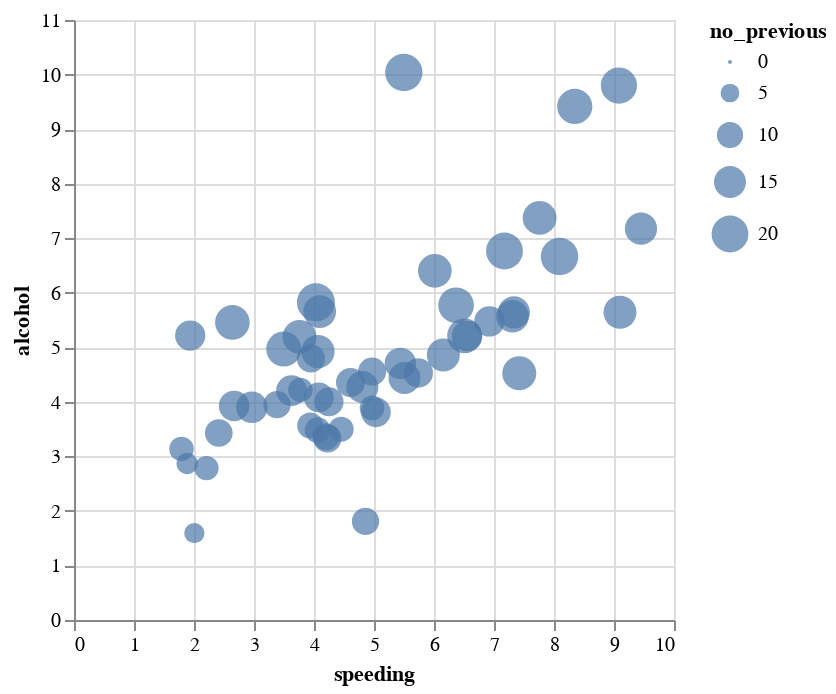

This figure's notebook cell:
### Markdown cell above
The values are the same. We have just changed the range of sizes.

We can do much the same in altair.

### Code cell
alt.Chart(df_crashes).mark_circle().encode(
    x='speeding',
    y='alcohol',
    size='no_previous'
)

### Figure 1 — Vega-Lite specification as saved in the notebook (floating-point values rounded to 4 significant figures)
{"config": {"view": {"continuousWidth": 300, "continuousHeight": 300}}, "data": {"name": "data-6660937d9412378e5c08851433397bb3"}, "mark": {"type": "circle"}, "encoding": {"size": {"field": "no_previous", "type": "quantitative"}, "x": {"field": "speeding", "type": "quantitative"}, "y": {"field": "alcohol", "type": "quantitative"}}, "$schema": "https://vega.github.io/schema/vega-lite/v5.20.1.json", "datasets": {"data-6660937d9412378e5c08851433397bb3": [{"total": 18.8, "speeding": 7.332, "alcohol": 5.64, "not_distracted": 18.05, "no_previous": 15.04, "ins_premium": 784.5, "ins_losses": 145.1, "abbrev": "AL"}, {"total": 18.1, "speeding": 7.421, "alcohol": 4.525, "not_distracted": 16.29, "no_previous": 17.01, "ins_premium": 1053.0, "ins_losses": 133.9, "abbrev": "AK"}, {"total": 18.6, "speeding": 6.51, "alcohol": 5.208, "not_distracted": 15.62, "no_previous": 17.86, "ins_premium": 899.5, "ins_losses": 110.3, "abbrev": "AZ"}, {"total": 22.4, "speeding": 4.032, "alcohol": 5.824, "not_distracted": 21.06, "no_previous": 21.28, "ins_premium": 827.3, "ins_losses": 142.4, "abbrev": "AR"}, {"total": 12.0, "speeding": 4.2, "alcohol": 3.36, "not_distracted": 10.92, "no_previous": 10.68, "ins_premium": 878.4, "ins_losses": 165.6, "abbrev": "CA"}, {"total": 13.6, "speeding": 5.032, "alcohol": 3.808, "not_distracted": 10.74, "no_previous": 12.92, "ins_premium": 835.5, "ins_losses": 139.9, "abbrev": "CO"}, {"total": 10.8, "speeding": 4.968, "alcohol": 3.888, "not_distracted": 9.396, "no_previous": 8.856, "ins_premium": 1069.0, "ins_losses": 167.0, "abbrev": "CT"}, {"total": 16.2, "speeding": 6.156, "alcohol": 4.86, "not_distracted": 14.09, "no_previous": 16.04, "ins_premium": 1138.0, "ins_losses": 151.5, "abbrev": "DE"}, {"total": 5.9, "speeding": 2.006, "alcohol": 1.593, "not_distracted": 5.9, "no_previous": 5.9, "ins_premium": 1274.0, "ins_losses": 136.1, "abbrev": "DC"}, {"total": 17.9, "speeding": 3.759, "alcohol": 5.191, "not_distracted": 16.47, "no_previous": 16.83, "ins_premium": 1160.0, "ins_losses": 144.2, "abbrev": "FL"}, {"total": 15.6, "speeding": 2.964, "alcohol": 3.9, "not_distracted": 14.82, "no_previous": 14.51, "ins_premium": 913.1, "ins_losses": 142.8, "abbrev": "GA"}, {"total": 17.5, "speeding": 9.45, "alcohol": 7.175, "not_distracted": 14.35, "no_previous": 15.22, "ins_premium": 861.2, "ins_losses": 120.9, "abbrev": "HI"}, {"total": 15.3, "speeding": 5.508, "alcohol": 4.437, "not_distracted": 13.01, "no_previous": 14.99, "ins_premium": 642.0, "ins_losses": 82.75, "abbrev": "ID"}, {"total": 12.8, "speeding": 4.608, "alcohol": 4.352, "not_distracted": 12.03, "no_previous": 12.29, "ins_premium": 803.1, "ins_losses": 139.2, "abbrev": "IL"}, {"total": 14.5, "speeding": 3.625, "alcohol": 4.205, "not_distracted": 13.78, "no_previous": 13.78, "ins_premium": 710.5, "ins_losses": 108.9, "abbrev": "IN"}, {"total": 15.7, "speeding": 2.669, "alcohol": 3.925, "not_distracted": 15.23, "no_previous": 13.66, "ins_premium": 649.1, "ins_losses": 114.5, "abbrev": "IA"}, {"total": 17.8, "speeding": 4.806, "alcohol": 4.272, "not_distracted": 13.71, "no_previous": 15.13, "ins_premium": 780.5, "ins_losses": 133.8, "abbrev": "KS"}, {"total": 21.4, "speeding": 4.066, "alcohol": 4.922, "not_distracted": 16.69, "no_previous": 16.26, "ins_premium": 872.5, "ins_losses": 137.1, "abbrev": "KY"}, {"total": 20.5, "speeding": 7.175, "alcohol": 6.765, "not_distracted": 14.96, "no_previous": 20.09, "ins_premium": 1282.0, "ins_losses": 194.8, "abbrev": "LA"}, {"total": 15.1, "speeding": 5.738, "alcohol": 4.53, "not_distracted": 13.14, "no_previous": 12.68, "ins_premium": 661.9, "ins_losses": 96.57, "abbrev": "ME"}, {"total": 12.5, "speeding": 4.25, "alcohol": 4.0, "not_distracted": 8.875, "no_previous": 12.38, "ins_premium": 1049.0, "ins_losses": 192.7, "abbrev": "MD"}, {"total": 8.2, "speeding": 1.886, "alcohol": 2.87, "not_distracted": 7.134, "no_previous": 6.56, "ins_premium": 1011.0, "ins_losses": 135.6, "abbrev": "MA"}, {"total": 14.1, "speeding": 3.384, "alcohol": 3.948, "not_distracted": 13.39, "no_previous": 10.86, "ins_premium": 1111.0, "ins_losses": 152.3, "abbrev": "MI"}, {"total": 9.6, "speeding": 2.208, "alcohol": 2.784, "not_distracted": 8.448, "no_previous": 8.448, "ins_premium": 777.2, "ins_losses": 133.3, "abbrev": "MN"}, {"total": 17.6, "speeding": 2.64, "alcohol": 5.456, "not_distracted": 1.76, "no_previous": 17.6, "ins_premium": 896.1, "ins_losses": 155.8, "abbrev": "MS"}, {"total": 16.1, "speeding": 6.923, "alcohol": 5.474, "not_distracted": 14.81, "no_previous": 13.52, "ins_premium": 790.3, "ins_losses": 144.4, "abbrev": "MO"}, {"total": 21.4, "speeding": 8.346, "alcohol": 9.416, "not_distracted": 17.98, "no_previous": 18.19, "ins_premium": 816.2, "ins_losses": 85.15, "abbrev": "MT"}, {"total": 14.9, "speeding": 1.937, "alcohol": 5.215, "not_distracted": 13.86, "no_previous": 13.41, "ins_premium": 732.3, "ins_losses": 114.8, "abbrev": "NE"}, {"total": 14.7, "speeding": 5.439, "alcohol": 4.704, "not_distracted": 13.96, "no_previous": 14.55, "ins_premium": 1030.0, "ins_losses": 138.7, "abbrev": "NV"}, {"total": 11.6, "speeding": 4.06, "alcohol": 3.48, "not_distracted": 10.09, "no_previous": 9.628, "ins_premium": 746.5, "ins_losses": 120.2, "abbrev": "NH"}, {"total": 11.2, "speeding": 1.792, "alcohol": 3.136, "not_distracted": 9.632, "no_previous": 8.736, "ins_premium": 1302.0, "ins_losses": 159.8, "abbrev": "NJ"}, {"total": 18.4, "speeding": 3.496, "alcohol": 4.968, "not_distracted": 12.33, "no_previous": 18.03, "ins_premium": 869.9, "ins_losses": 120.8, "abbrev": "NM"}, {"total": 12.3, "speeding": 3.936, "alcohol": 3.567, "not_distracted": 10.82, "no_previous": 9.84, "ins_premium": 1234.0, "ins_losses": 150.0, "abbrev": "NY"}, {"total": 16.8, "speeding": 6.552, "alcohol": 5.208, "not_distracted": 15.79, "no_previous": 13.61, "ins_premium": 708.2, "ins_losses": 127.8, "abbrev": "NC"}, {"total": 23.9, "speeding": 5.497, "alcohol": 10.04, "not_distracted": 23.66, "no_previous": 20.55, "ins_premium": 688.8, "ins_losses": 109.7, "abbrev": "ND"}, {"total": 14.1, "speeding": 3.948, "alcohol": 4.794, "not_distracted": 13.96, "no_previous": 11.56, "ins_premium": 697.7, "ins_losses": 133.5, "abbrev": "OH"}, {"total": 19.9, "speeding": 6.368, "alcohol": 5.771, "not_distracted": 18.31, "no_previous": 18.71, "ins_premium": 881.5, "ins_losses": 178.9, "abbrev": "OK"}, {"total": 12.8, "speeding": 4.224, "alcohol": 3.328, "not_distracted": 8.576, "no_previous": 11.52, "ins_premium": 804.7, "ins_losses": 104.6, "abbrev": "OR"}, {"total": 18.2, "speeding": 9.1, "alcohol": 5.642, "not_distracted": 17.47, "no_previous": 16.02, "ins_premium": 906.0, "ins_losses": 153.9, "abbrev": "PA"}, {"total": 11.1, "speeding": 3.774, "alcohol": 4.218, "not_distracted": 10.21, "no_previous": 8.769, "ins_premium": 1149.0, "ins_losses": 148.6, "abbrev": "RI"}, {"total": 23.9, "speeding": 9.082, "alcohol": 9.799, "not_distracted": 22.94, "no_previous": 19.36, "ins_premium": 859.0, "ins_losses": 116.3, "abbrev": "SC"}, {"total": 19.4, "speeding": 6.014, "alcohol": 6.402, "not_distracted": 19.01, "no_previous": 16.68, "ins_premium": 669.3, "ins_losses": 96.87, "abbrev": "SD"}, {"total": 19.5, "speeding": 4.095, "alcohol": 5.655, "not_distracted": 15.99, "no_previous": 15.79, "ins_premium": 767.9, "ins_losses": 155.6, "abbrev": "TN"}, {"total": 19.4, "speeding": 7.76, "alcohol": 7.372, "not_distracted": 17.65, "no_previous": 16.88, "ins_premium": 1005.0, "ins_losses": 156.8, "abbrev": "TX"}, {"total": 11.3, "speeding": 4.859, "alcohol": 1.808, "not_distracted": 9.944, "no_previous": 10.85, "ins_premium": 809.4, "ins_losses": 109.5, "abbrev": "UT"}, {"total": 13.6, "speeding": 4.08, "alcohol": 4.08, "not_distracted": 13.06, "no_previous": 12.92, "ins_premium": 716.2, "ins_losses": 109.6, "abbrev": "VT"}, {"total": 12.7, "speeding": 2.413, "alcohol": 3.429, "not_distracted": 11.05, "no_previous": 11.18, "ins_premium": 769.0, "ins_losses": 153.7, "abbrev": "VA"}, {"total": 10.6, "speeding": 4.452, "alcohol": 3.498, "not_distracted": 8.692, "no_previous": 9.116, "ins_premium": 890.0, "ins_losses": 111.6, "abbrev": "WA"}, {"total": 23.8, "speeding": 8.092, "alcohol": 6.664, "not_distracted": 23.09, "no_previous": 20.71, "ins_premium": 992.6, "ins_losses": 152.6, "abbrev": "WV"}, {"total": 13.8, "speeding": 4.968, "alcohol": 4.554, "not_distracted": 5.382, "no_previous": 11.59, "ins_premium": 670.3, "ins_losses": 106.6, "abbrev": "WI"}, {"total": 17.4, "speeding": 7.308, "alcohol": 5.568, "not_distracted": 14.09, "no_previous": 15.66, "ins_premium": 791.1, "ins_losses": 122.0, "abbrev": "WY"}]}}
